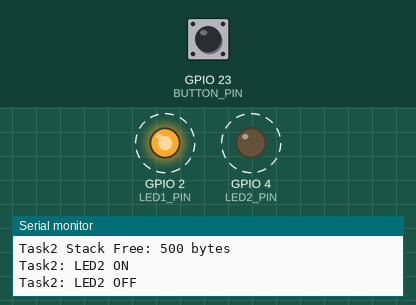
Recording of a sketch running on a simulated ESP32. On the bench: output pins drawn as LEDs (lit = HIGH), the last lines printed to the serial monitor. Dashed ring = blinking. The inputs (shaded band) are chosen by the test bench; at power-on: GPIO 23 (BUTTON_PIN) HIGH.

Above: at 5.51 s.
7.5 s: GPIO 23 (BUTTON_PIN) pulled LOW for 0.15 s
At 7.84 s:
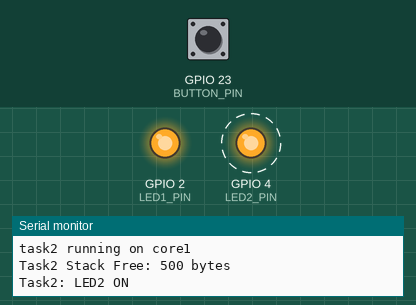
11.0 s: GPIO 23 (BUTTON_PIN) pulled LOW for 1 s
At 11.17 s:
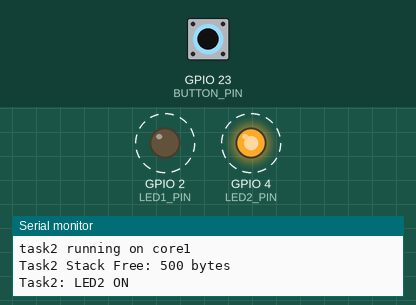
Timing chart, 0 to 20.5 s (numbered marks = the images above; inputs shaded):
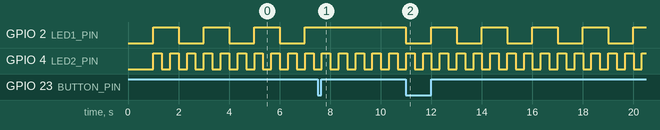

The sketch:

led_and_interrupt_multicore.ino
```cpp
// #include <Arduino.h>
#define LED1_PIN 2
#define BUTTON_PIN 23
#define LED2_PIN 4

// declare task handle, a variable that points to freeRTOS task
TaskHandle_t Task1Handle = NULL;
TaskHandle_t Task2Handle = NULL;

// Volatile variables for ISR
volatile bool taskSuspended = false; // determine whether task is suspended or not

// to debounce the pushbutton
volatile uint32_t lastInterruptTime = 0;
const uint32_t debounceDelay = 100; // debounce period

// creating an interrupt service routine to run on RAM
void IRAM_ATTR buttonISR(){
  // Debounce
  uint32_t currentTime = millis();
  if (currentTime - lastInterruptTime < debounceDelay) {
    return;
  }
  lastInterruptTime = currentTime;

  // Toggle task state
  taskSuspended = !taskSuspended;

  if (taskSuspended) {
    vTaskSuspend(Task1Handle);
  }

  // if taskSuspended variable is false, resume execution
  else {
    vTaskResume(Task1Handle);
  }
}

// create a task function
// freertos tasks has to return void and accept a single argument
void Task1(void* parameter) {
  pinMode(LED1_PIN, OUTPUT);
  for (;;){ // infinite loop

  digitalWrite(LED1_PIN, HIGH);
  Serial.println("Task1: LED1 ON");
  vTaskDelay(1000 / portTICK_PERIOD_MS);

  digitalWrite(LED1_PIN, LOW);
  Serial.println("Task1: LED1 OFF");
  vTaskDelay(1000/portTICK_PERIOD_MS);

  Serial.print("task1 running on core");
  Serial.println(xPortGetCoreID()); // shows which core task is running on

   Serial.printf("Task1 Stack Free: %u bytes\n", uxTaskGetStackHighWaterMark(NULL));
  }
}

void Task2(void* parameter) {
  pinMode(LED2_PIN, OUTPUT);
  for (;;){ // infinite loop

  digitalWrite(LED2_PIN, HIGH);
  Serial.println("Task2: LED2 ON");
  vTaskDelay(333 / portTICK_PERIOD_MS);

  digitalWrite(LED2_PIN, LOW);
  Serial.println("Task2: LED2 OFF");
  vTaskDelay(333/portTICK_PERIOD_MS);

  Serial.print("task2 running on core");
  Serial.println(xPortGetCoreID()); // shows which core task is running on

  Serial.printf("Task2 Stack Free: %u bytes\n", uxTaskGetStackHighWaterMark(NULL));

  }
}

void setup() {
  Serial.begin(115200);

  delay(1000);

  Serial.printf("Starting FreeRTOS: Memory Usage\nInitial Free Heap: %u bytes\n", xPortGetFreeHeapSize());


  // internal pull up resistor
  pinMode(BUTTON_PIN, INPUT_PULLUP);

  // declare pushbutton as interrupt
  attachInterrupt(digitalPinToInterrupt(BUTTON_PIN), buttonISR, FALLING);

  // creating the task, choosing a specific core
  xTaskCreatePinnedToCore(
    Task1, // taskfunction
    "Task1", //task name
    10000, //stack size(bytes)
    NULL, //parameters
    1,  // priority
    &Task1Handle, // Task handle
    1 // Core 1
  );

  xTaskCreatePinnedToCore(
    Task2, // taskfunction
    "Task2", //task name
    10000, //stack size(bytes)
    NULL, //parameters
    1,  // priority
    &Task2Handle, // Task handle
    0 // Core 0
  );
}

void loop() {
  static uint32_t lastCheck = 0;
  if (millis() - lastCheck > 5000) {
    Serial.printf("Free Heap: %u bytes\n", xPortGetFreeHeapSize());
    lastCheck = millis();
  }

}
```

Measured:
- after the input at 7.5 s, GPIO 2 (LED1_PIN): stays HIGH (without the input it goes to LOW after 0.50 s)
- after the input at 11.0 s, GPIO 2 (LED1_PIN): alternates HIGH for 1.0 s and LOW for 1.0 s, starting at once
- by itself, GPIO 2 (LED1_PIN): alternates HIGH for 1.0 s and LOW for 1.0 s
- by itself, GPIO 4 (LED2_PIN): alternates HIGH for 0.33 s and LOW for 0.33 s
